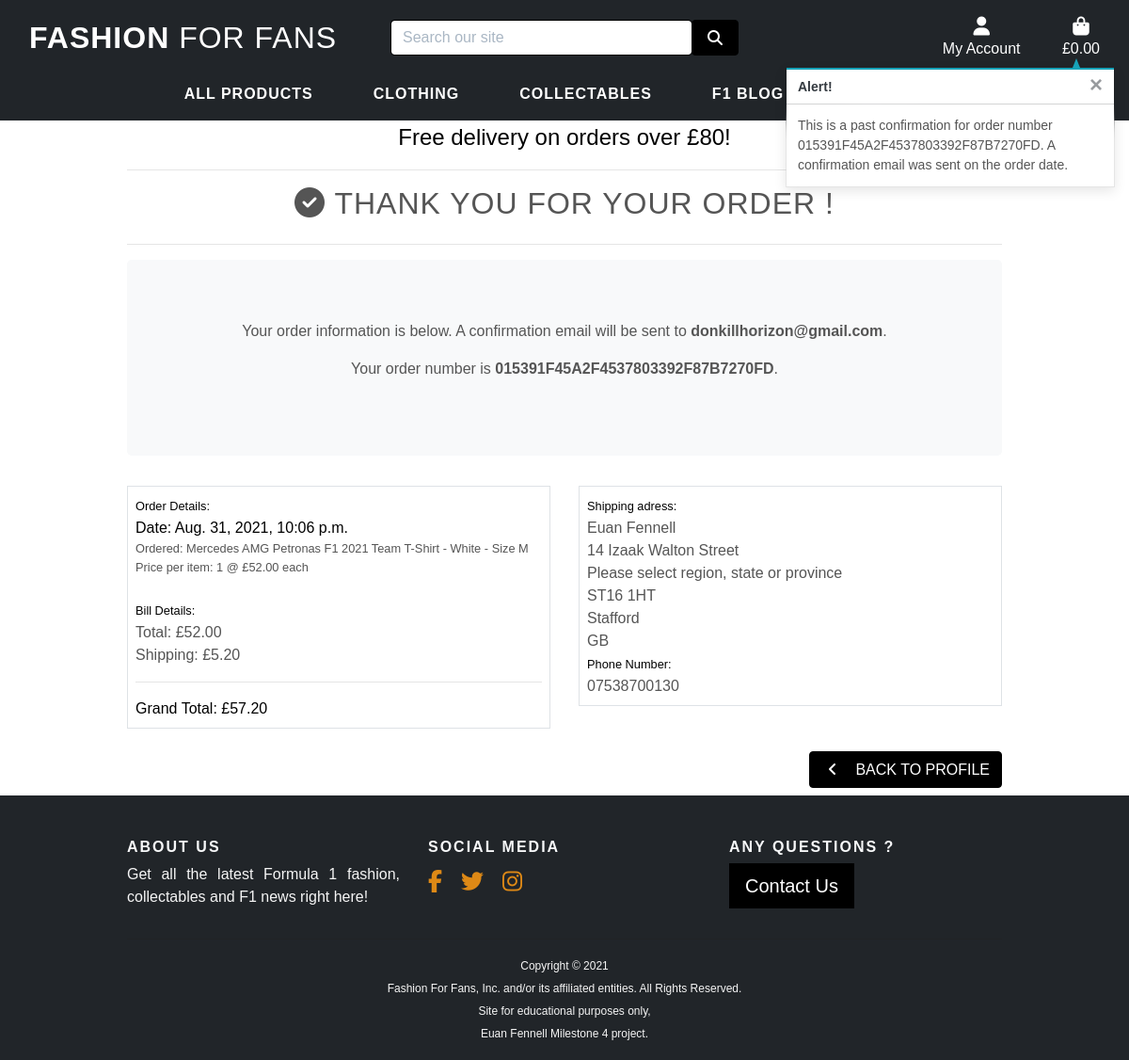
/profile/order_history/015391F45A2F4537803392F87B7270FD, run on the app's committed database.
### checkout/models.py (models this page shows, shortened)
class Order(models.Model):
    order_number = models.CharField(max_length=32, null=False, editable=False)
    user_profile = models.ForeignKey(UserProfile, on_delete=models.SET_NULL,
                                     null=True, blank=True,
                                     related_name='orders')
    full_name = models.CharField(max_length=50, null=False, blank=False)
    email = models.EmailField(max_length=254, null=False, blank=False)
    phone_number = models.CharField(max_length=20, null=False, blank=False)
    country = CountryField(blank_label='Country *', null=False, blank=False)
    postcode = models.CharField(max_length=20, null=True, blank=True)
    town_or_city = models.CharField(max_length=40, null=False, blank=False)
    street_address1 = models.CharField(max_length=80, null=False, blank=False)
    street_address2 = models.CharField(max_length=80, null=True, blank=True)
    county = models.CharField(max_length=80, null=True, blank=True)
    date = models.DateTimeField(auto_now_add=True)
    delivery_cost = models.DecimalField(max_digits=6, decimal_places=2,
                                        null=False, default=0)
    order_total = models.DecimalField(max_digits=10, decimal_places=2,
                                      null=False, default=0)
    grand_total = models.DecimalField(max_digits=10, decimal_places=2,
                                      null=False, default=0)
    original_bag = models.TextField(null=False, blank=False, default='')
    stripe_pid = models.CharField(max_length=254, null=False,
                                  blank=False, default='')

class OrderLineItem(models.Model):
    order = models.ForeignKey(Order, null=False, blank=False, on_delete=models.CASCADE, related_name='lineitems')
    product = models.ForeignKey(Product, null=False, blank=False, on_delete=models.CASCADE)
    product_size = models.CharField(max_length=2, null=True, blank=True)  # XS, S, M, L, XL
    quantity = models.IntegerField(null=False, blank=False, default=0)
    lineitem_total = models.DecimalField(max_digits=6, decimal_places=2, null=False, blank=False, editable=False)

### products/models.py (models this page shows, shortened)
class Product(models.Model):
    Sizes = (('XS', 'X-Small'), ('S', 'Small'), ('M', 'Medium'),
             ('L', 'Large'), ('XL', 'X-Large'))
    INTEGER_QTY = [tuple([x, x]) for x in range(1, 2500)]
    category = models.ForeignKey('Category', null=True, blank=True, on_delete=models.SET_NULL)
    team = models.ForeignKey('Team', null=True, blank=True, on_delete=models.SET_NULL)
    sku = models.CharField(max_length=254, null=True, blank=True)
    name = models.CharField(max_length=254)
    description = models.TextField()
    has_sizes = models.BooleanField(default=False, null=True, blank=True)
    size = MultiSelectField(choices=Sizes, null=True, blank=True)
    qty = models.IntegerField(default='5')
    price = models.DecimalField(max_digits=6, decimal_places=2)
    image_url = models.URLField(max_length=1024, null=True, blank=True)
    image = models.ImageField(null=True, blank=True)

### profiles/views.py (the view)
# urls.py: path('order_history/<order_number>', views.order_history, name='order_history'),
def order_history(request, order_number):
    order = get_object_or_404(Order, order_number=order_number)
    messages.info(request, (
        f'This is a past confirmation for order number {order_number}. '
        'A confirmation email was sent on the order date.'
    ))
    template = 'checkout/checkout_success.html'
    context = {
        'order': order,
        'from_profile': True,
    }
    return render(request, template, context)

### bag/contexts.py (called while the page is built, shortened)
def bag_contents(request):
    bag_items = []
    total = 0
    product_count = 0
    bag = request.session.get('bag', {})
    if total < settings.FREE_DELIVERY_THRESHOLD:
        delivery = total * Decimal(settings.STANDARD_DELIVERY_PERCENTAGE/100)
        free_delivery_delta = settings.FREE_DELIVERY_THRESHOLD - total
    else:
        delivery = 0
        free_delivery_delta = 0
    grand_total = delivery + total
    context = {
        'bag_items': bag_items,
        'total': total,
        'product_count': product_count,
        'delivery': delivery,
        'free_delivery_delta': free_delivery_delta,
        'free_delivery_threshold': settings.FREE_DELIVERY_THRESHOLD,
        'grand_total': grand_total,
    }
    return context

### checkout/templates/checkout/checkout_success.html (shortened to what this page needs)
{% extends "base.html" %}
{% load static %}
{% block extra_css %}
    <link rel="stylesheet" href="{% static 'checkout/css/checkout.css' %}">
{% endblock %}
{% block page_header %}
    <div class="container header-container">
    </div>
{% endblock %}
{% block content %}
    <div class="overlay"></div>
    <div class="container checkout-container">
        <div class="row">
            <div class="col text-center">
                <hr>
                <h2 class="logo-font mb-4 text-full main-font"><i class="fas fa-check-circle"></i> Thank you for your order !</h2>
                <hr>
                <div class=" jumbotron bg-light">
                    <p class="text-full bg-light main-font">Your order information is below. A confirmation email will be sent to <strong>{{ order.email }}</strong>.</p>
                    <p class="text-full bg-light main-font">Your order number is <strong>{{ order.order_number }}</strong>.</p>
                </div>
            </div>
        </div>
        <div class="row">
            <div class="col-12 col-lg-6">
                <div class="order-confirmation-wrapper p-2 border text-full">
                    <small class="text-black">Order Details:</small>
                    <p class="mb-0 text-black"> Date: {{ order.date }}</p>
                    {% for item in order.lineitems.all %}
                        <p class="small mb-0 main-font"> Ordered:
                            {{ item.product.name }}{% if item.product_size %} - Size {{ item.product_size|upper }}{% endif %}
                        </p>
                        <p class="small mb-0 main-font">Price per item: {{ item.quantity }} @ £{{ item.product.price }} each</p><br>
                    {% endfor %}
                    <small class="text-black">Bill Details:</small>
                    <p class="mb-0 main-font">Total: £{{ order.order_total }}</p>
                    <p class="mb-0 main-font">Shipping: £{{ order.delivery_cost }}</p>
                    <hr>
                    <p class="mb-0 text-black">Grand Total: £{{ order.grand_total }}</p>
                </div>
            </div>
            <div class="col-12 col-lg-6">
                <div class="order-confirmation-wrapper p-2 border text-full">
                    <small class="text-black">Shipping adress:</small>
                     <p class="mb-0 main-font">{{ order.full_name }}</p>
                     <p class="mb-0 main-font">{{ order.street_address1 }}</p>
                    {% if order.county %}
                        <p class="mb-0 main-font">{{ order.county }}</p>
                    {% endif %}
                    {% if order.postcode %}
                        <p class="mb-0 main-font">{{ order.postcode }}</p>
                    {% endif %}
                    <p class="mb-0 main-font">{{ order.town_or_city }}</p>
                    <p class="mb-0 main-font">{{ order.country }}</p>
                    <small class="text-black">Phone Number:</small>
                    <p class="mb-0 main-font">{{ order.phone_number }}</p>
                </div>
            </div>
        </div>
        <div class="row">
			<div class="col-12 text-right mt-3">
                {% if from_profile %}
                    <a href="{% url 'profile' %}" class="btn btn-outline-white text-full rounded my-2">
                        <span class="icon mr-2">
                            <i class="fas fa-angle-left"></i>
                        </span>
                        <span class="text-uppercase">Back to Profile</span>
                    </a>
                {% endif %}
			</div>
        </div>
    </div>
{% endblock %}

### static/css/base.css (style rules this page uses)
:root { --main-font-color-dark: #555; }
:root { --body-font: 'Monserrat', sans-serif; --h1-font-size: 2.5rem; --h2-font-size: 2.3rem; --small-font-size: 0.75rem; --normal-font-size: 0.93rem; --medium-font-size: 1.2rem; --large-font-size: 2.7rem; }
@media screen and (min-width: 768px) { :root { --h1-font-size: 4.5rem; --h2-font-size: 3.56rem; --small-font-size: 0.813rem; --normal-font-size: 1rem; --large-font-size: 10rem; } }
html { height: 100%; scroll-behavior: smooth; }
body { background: linear-gradient(to bottom, rgba(0,0,0,0.6), rgba(0,0,0,0.6)), url('/media/home-image-alt.png') no-repeat center center fixed; -webkit-background-size: cover; -moz-background-size: cover; -o-background-size: cover; background-size: cover; height: calc(100vh - 164px); color: #f5f5f5; font-family: var(--body-font); }
p { font-size: var(--normal-font-size); }
a { text-decoration: none !important; }
.icon { align-items: center; display: inline-flex; justify-content: center; height: 1.5rem; width: 1.5rem; }
.logo-font { text-transform: uppercase; letter-spacing: 1px; }
.btn-outline-white { background: black; color: white !important; border: 1px solid black; }
.text-black { color: #000 !important; }
.main-font { color: var(--main-font-color-dark); }
.overlay { height: 100%; width: 100%; top: 0; left: 0; position: fixed; background: #fff; z-index: -1; }
@media (min-width: 1200px) { .container { max-width: 80%; } }
@media (min-width: 992px) { .header-container { padding-top: 164px; } }

### data on the page
Order: email "donkillhorizon@gmail.com", order_number "015391F45A2F4537803392F87B7270FD", date "Aug. 31, 2021, 10:06 p.m.", order_total "52.00", delivery_cost "5.20", grand_total "57.20", full_name "Euan Fennell", street_address1 "14 Izaak Walton Street", county "Please select region, state or province", postcode "ST16 1HT", town_or_city "Stafford", country "GB", phone_number "07538700130"
OrderLineItem: product.name "Mercedes AMG Petronas F1 2021 Team T-Shirt - White", product_size "M", quantity "1", product.price "52.00"

### other printed values
{{ free_delivery_threshold }} "80"
{{ message }} "This is a past confirmation for order number 015391F45A2F4537803392F87B7270FD. A confirmation email was sent on the order date."
